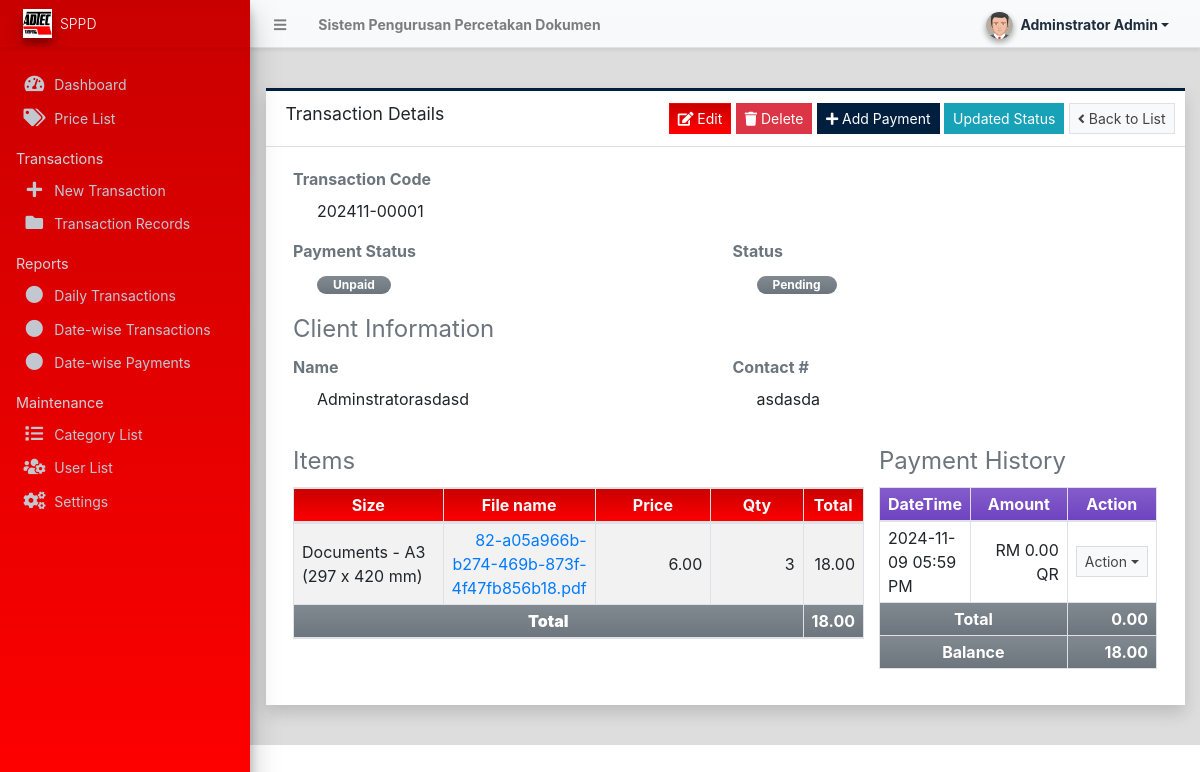
/admin/?page=transactions/view_transaction&id=82 (signed in), run on the app's committed database.
### tables this page shows
CREATE TABLE IF NOT EXISTS `transaction_items` (
  `id` int NOT NULL AUTO_INCREMENT,
  `transaction_id` int NOT NULL,
  `price_id` int NOT NULL,
  `price` float NOT NULL DEFAULT '0',
  `quantity` float NOT NULL DEFAULT '0',
  `filename` varchar(100) DEFAULT NULL,
  `total` float NOT NULL DEFAULT '0',
  `date_updated` datetime NOT NULL DEFAULT CURRENT_TIMESTAMP,
  PRIMARY KEY (`id`),
  KEY `transaction_id` (`transaction_id`),
  KEY `price_id` (`price_id`)
);

CREATE TABLE IF NOT EXISTS `category_list` (
  `id` int NOT NULL AUTO_INCREMENT,
  `name` text NOT NULL,
  `description` text NOT NULL,
  `status` tinyint(1) NOT NULL DEFAULT '1',
  `delete_flag` tinyint(1) NOT NULL DEFAULT '0',
  `date_created` datetime NOT NULL DEFAULT CURRENT_TIMESTAMP,
  `date_updated` datetime DEFAULT NULL ON UPDATE CURRENT_TIMESTAMP,
  PRIMARY KEY (`id`)
);

CREATE TABLE IF NOT EXISTS `price_list` (
  `id` int NOT NULL AUTO_INCREMENT,
  `category_id` int NOT NULL,
  `size` text NOT NULL,
  `price` float NOT NULL DEFAULT '0',
  `status` tinyint(1) NOT NULL DEFAULT '1',
  `delete_flag` tinyint(1) NOT NULL DEFAULT '0',
  `date_created` datetime NOT NULL DEFAULT CURRENT_TIMESTAMP,
  `date_updated` datetime DEFAULT NULL ON UPDATE CURRENT_TIMESTAMP,
  PRIMARY KEY (`id`),
  KEY `category_id` (`category_id`)
);

CREATE TABLE IF NOT EXISTS `payment_history` (
  `id` int NOT NULL AUTO_INCREMENT,
  `transaction_id` int NOT NULL,
  `amount` float NOT NULL DEFAULT '0',
  `method` varchar(50) DEFAULT NULL,
  `date_created` datetime NOT NULL DEFAULT CURRENT_TIMESTAMP,
  `date_updated` datetime DEFAULT NULL ON UPDATE CURRENT_TIMESTAMP,
  PRIMARY KEY (`id`),
  KEY `transaction_id` (`transaction_id`)
);

### classes/DBConnection.php (called while the page is built, shortened)
<?php
class DBConnection{
    private $host = DB_SERVER;
    private $username = DB_USERNAME;
    private $password = DB_PASSWORD;
    private $database = DB_NAME;
    public $conn;
    public function __construct(){
        if (!isset($this->conn)) {
            $this->conn = new mysqli($this->host, $this->username, $this->password, $this->database);
        }
    }
}
?>

### classes/SystemSettings.php (called while the page is built, shortened)
<?php
class SystemSettings extends DBConnection{
	function userdata($field = ''){
		if(!empty($field)){
			if(isset($_SESSION['userdata'][$field]))
				return $_SESSION['userdata'][$field];
			else
				return null;
		}else{
			return false;
		}
	}
}
$_settings = new SystemSettings();
?>

### admin/transactions/view_transaction.php (the view, shortened to what this page needs)
<div class="content py-4">
    <div class="card card-outline card-navy shadow rounded-0">
        <div class="card-header">
            <h5 class="card-title">Transaction Details</h5>
            <div class="card-tools">
                <?php if ($_settings->userdata('type') == 1): ?>
                    <?php if (isset($status) && $status != 2): ?>
                        <a class="btn btn-sm btn-primary btn-flat"
                            href="./?page=transactions/manage_transaction&id=<?= isset($id) ? $id : '' ?>"><i
                                class="fa fa-edit"></i> Edit</a>
                        <button class="btn btn-sm btn-danger btn-flat" id="delete_transaction"><i class="fa fa-trash"></i>
                            Delete</button>
                    <?php endif; ?>
                <?php endif; ?>
                <?php if (isset($balance) && $balance > 0): ?>
                    <button class="btn btn-sm btn-navy bg-navy btn-flat" type="button" id="add_payment"><i
                            class="fa fa-plus"></i> Add Payment</button>
                <?php endif; ?>
                <?php if ($_settings->userdata('type') == 1): ?>
                    <button class="btn btn-sm btn-info bg-info btn-flat" type="button" id="update_status">Updated
                        Status</button>
                <?php endif; ?>
                <a href="./?page=transactions" class="btn btn-default border btn-sm btn-flat"><i
                        class="fa fa-angle-left"></i> Back to List</a>
            </div>
        </div>
        <div class="card-body">
            <div class="container-fluid">
                <div class="row">
                    <div class="col-md-6">
                        <div class="form-group">
                            <label class="control-label text-muted">Transaction Code</label>
                            <div class="pl-4"><?= isset($code) ? $code : 'N/A' ?></div>
                        </div>
                    </div>
                </div>
                <div class="row">
                    <div class="col-md-6">
                        <div class="form-group">
                            <label class="control-label text-muted">Payment Status</label>
                            <div class="pl-4">
                                <?php
                                switch ($payment_status) {
                                    case 0:
                                        echo '<span class="rounded-pill badge badge-secondary bg-gradient-secondary px-3">Unpaid</span>';
                                        break;
                                }
                                ?>
                            </div>
                        </div>
                    </div>
                    <div class="col-md-6">
                        <div class="form-group">
                            <label class="control-label text-muted">Status</label>
                            <div class="pl-4">
                                <?php
                                switch ($status) {
                                    case 0:
                                        echo '<span class="rounded-pill badge badge-secondary bg-gradient-secondary px-3">Pending</span>';
                                        break;
                                }
                                ?>
                            </div>
                        </div>
                    </div>
                </div>
                <fieldset>
                    <legend class="text-muted">Client Information</legend>
                    <div class="row">
                        <div class="col-md-6">
                            <div class="form-group">
                                <label class="control-label text-muted">Name</label>
                                <div class="pl-4"><?= isset($client_name) ? $client_name : 'N/A' ?></div>
                            </div>
                        </div>
                        <div class="col-md-6">
                            <div class="form-group">
                                <label class="control-label text-muted">Contact #</label>
                                <div class="pl-4"><?= isset($client_contact) ? $client_contact : 'N/A' ?></div>
                            </div>
                        </div>
                    </div>
                </fieldset>
                <fieldset>
                    <div class="row">
                        <div class="col-md-8">
                            <legend class="text-muted">Items</legend>
                            <table class="table table-bordered table-striped">
                                <colgroup>
                                    <col width="30%">
                                    <col width="25%">
                                    <col width="25%">
                                    <col width="25%">
                                </colgroup>
                                <thead>
                                    <tr class="bg-gradient-red text-light">
                                        <th class="py-1 text-center">Size</th>
                                        <th class="py-1 text-center">File name</th>
                                        <th class="py-1 text-center">Price</th>
                                        <th class="py-1 text-center">Qty</th>
                                        <th class="py-1 text-center">Total</th>
                                    </tr>
                                </thead>
                                <tbody>
                                    <?php if (isset($id)): ?>
                                        <?php
                                        $items = $conn->query("SELECT t.*,p.size, c.name as category FROM `transaction_items` t inner join `price_list` p on t.price_id = p.id inner join category_list c on p.category_id = c.id where t.transaction_id = '{$id}'");
                                        while ($row = $items->fetch_assoc()):
                                            ?>
                                            <tr>
                                                <td class=" align-middle px-2 py-1">
                                                    <p class="m-0 item_name"><?= $row['category'] . " - " . $row['size'] ?></p>
                                                </td>
                                                <td class=" align-middle px-2 py-1 text-right price"><a
                                                        href="<?php echo base_url ?>uploads/file/<?= $row['filename'] ?>"
                                                        target="_blank"><?= $row['filename'] ?></a></td>
                                                <td class=" align-middle px-2 py-1 text-right price">
                                                    <?= number_format($row['price'], 2) ?>
                                                </td>
                                                <td class=" align-middle px-2 py-1 text-right">
                                                    <?= number_format($row['quantity']) ?>
                                                </td>
                                                <td class=" align-middle px-2 py-1 text-right total">
                                                    <?= number_format($row['total'], 2) ?>
                                                </td>
                                            </tr>
                                        <?php endwhile; ?>
                                    <?php endif; ?>
                                </tbody>
                                <tfoot>
                                    <tr class="bg-gradient-secondary">
                                        <th class="py-1 text-center" colspan='4'><b>Total<b></th>
                                        <th class="px-2 py-1 text-right total_amount">
                                            <?= isset($total_amount) ? number_format($total_amount, 2) : 0 ?>
                                        </th>
                                    </tr>
                                </tfoot>
                            </table>
                        </div>
                        <div class="col-md-4">
                            <legend class="text-muted">Payment History</legend>
                            <table class="table table-stripped table-bordered">
                                <colgroup>
                                    <col width="30%">
                                    <col width="50%">
                                    <col width="20%">
                                </colgroup>
                                <thead>
                                    <tr class="bg-gradient-purple">
                                        <th class="py-1 text-center">DateTime</th>
                                        <th class="py-1 text-center">Amount</th>
                                        <th class="py-1 text-center">Action</th>
                                    </tr>
                                </thead>
                                <tbody>
                                    <?php if (isset($id)): ?>
                                        <?php
                                        $history = $conn->query("SELECT * FROM `payment_history` where transaction_id ='{$id}' order by unix_timestamp(date_created) asc");
                                        while ($row = $history->fetch_assoc()):
                                            ?>
                                            <tr>
                                                <td class="px-2 py-1 align-middle">
                                                    <?= date("Y-m-d h:i A", strtotime($row['date_created'])) ?>
                                                </td>
                                                <td class="px-2 py-1 text-right align-middle">
                                                    <?= "RM " . number_format($row['amount'], 2) ?><br>
                                                    <?= $row['method']?>
                                                </td>
                                                <td class="px-2 py-1 align-middle text-center">
                                                    <?php if ($_settings->userdata('type') == 1): ?>
                                                        <button type="button"
                                                            class="btn btn-flat btn-default btn-sm dropdown-toggle dropdown-icon"
                                                            data-toggle="dropdown">
                                                            Action
                                                        </button>
                                                    <?php endif; ?>
                                                </td>
                                            </tr>
                                        <?php endwhile; ?>
                                    <?php endif; ?>
                                </tbody>
                                <tfoot>
                                    <tr class="bg-gradient-secondary">
                                        <th class="px-2 py-1 text-center" colspan="2">Total</th>
                                        <th class="px-2 py-1 text-right">
                                            <?= isset($paid_amount) ? number_format($paid_amount, 2) : "0.00" ?>
                                        </th>
                                    </tr>
                                    <tr class="bg-gradient-secondary">
                                        <th class="px-2 py-1 text-center" colspan="2">Balance</th>
                                        <th class="px-2 py-1 text-right">
                                            <?= isset($balance) ? number_format($balance, 2) : "0.00" ?>
                                        </th>
                                    </tr>
                                </tfoot>
                            </table>
                        </div>
                    </div>
                </fieldset>
            </div>
        </div>
    </div>
</div>

### data on the page
transaction_items: category_list.name "Documents", price.size "A3 (297 x 420 mm)", filename "82-a05a966b-b274-469b-873f-4f47fb856b18.pdf", price "6.00", quantity "3", total "18.00"
payment_history: date_created "2024-11-09 05:59 PM", amount "0.00", method "QR"

### other printed values
$_settings->info('name') "Sistem Pengurusan Percetakan Dokumen"
$_settings->userdata('firstname').' '.$_settings->userdata('lastname') "Adminstrator Admin"
$_settings->info('short_name') "SPPD"
$code "202411-00001"
$client_name "Adminstratorasdasd"
$client_contact "asdasda"
$total_amount "18.00"
$paid_amount "0.00"
$balance "18.00"
